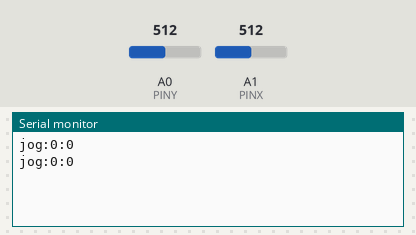
Bench run of a sketch on a simulated Arduino Uno, built with avr-gcc and run on an emulated ATmega328P. Parts: the last lines printed to the serial monitor. The inputs (shaded band) are chosen by the test bench; at power-on: A0 (PINY) = 512, A1 (PINX) = 512.

Above: at 1.2 s.
1.3 s: A0 (PINY) set to 716
At 1.48 s:
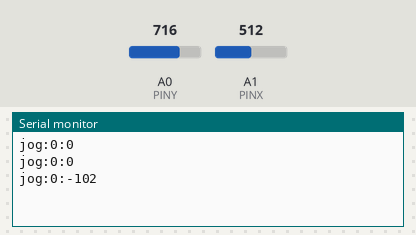
2.8 s: A1 (PINX) set to 716
At 2.88 s:
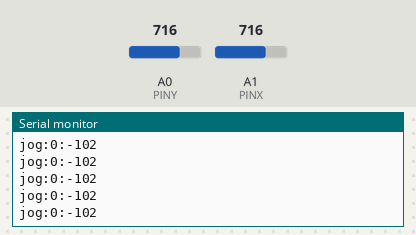
4.3 s: A0 (PINY) set to 900
At 4.49 s:
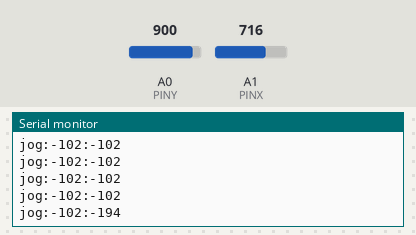
5.8 s: A1 (PINX) set to 900
At 5.9 s:
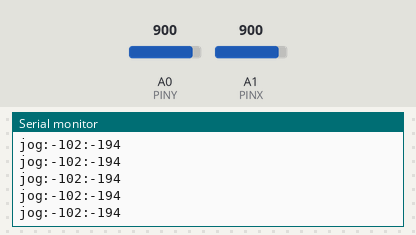
Timing chart, 0 to 8.3 s (numbered marks = the images above; inputs shaded):
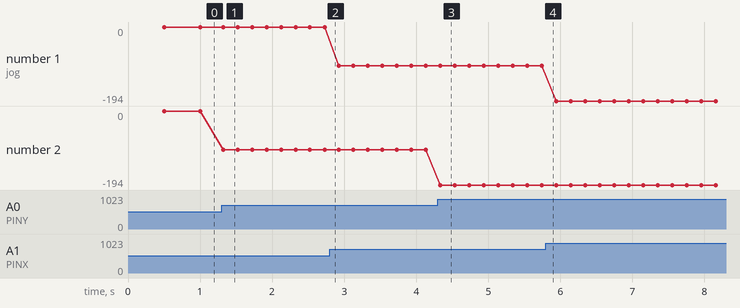

Measured:
- after the input at 1.3 s, the serial monitor: prints a new line at once (image 1)
- after the input at 4.3 s, the serial monitor: prints a new line at once (image 3)
- plotted number 2: 0 → -102 after the input at 1.3 s, -102 → -194 after the input at 4.3 s

The sketch:

jog.ino
```cpp
#define PINY A0
#define PINX A1


// id for json
char id[] = "jog";

// default delay for sending messages
int d;
int btn = 0;
int normalDelay = 200; // send jog position every x milliseconds
int sleepDelay = 0.5 * 1000; // send x=0 y=0 message every x seconds
int deepSleepDelay = 10 * 1000; // stop sending

// range for sensitivity
int range[] = {-16, 16};

int x;
int y;

// cycle trough analoRead
int c = 3;

// if in normal position use time counter
// to increase delay between messages
unsigned long sleepTime;
unsigned long lastCommand;
unsigned long lastSent;
boolean sleeping;


void setup() {

 Serial.begin(115200);
 sleeping = true;


}

void loop() {
  readInputs();
  checkInputs();
  checkSend();
}

void checkSend(){

  if (!sleeping){
    if (millis() - lastSent  > normalDelay){
          sendSerial();
          lastSent = millis();
    }
  }
}

void checkInputs(){

  if (x == 0 && y == 0){
      // we are in stand-by mode
      // waiting normalDelay before going in sleep mode
      if (sleeping == false){
          delay(50);
          sendSerial();

     }

     if (millis() - lastSent > deepSleepDelay){

          // do not send

     }
     else if ( millis() - lastCommand  > sleepDelay ){


          sendSerial();
          lastCommand = millis();

    }
    sleeping = true;
  }
  else{
      // we are getting movements
      if (sleeping == true){
          // delay to avoid firing only one axis when we are moving two
          delay(20);
          readInputs();
      }
      sleeping = false;
      lastCommand = millis();
  }
}

void readInputs(){

  y = analogRead(PINY);
  y = (512 - y) / 2;

  x = analogRead(PINX);
  x = (512 - x) / 2;

  if (x > range[0] && x < range[1]){
    x=0;
  }
  if (y > range[0] && y < range[1]){
    y=0;
  }

}
void sendSerial(){

  Serial.println("jog:"+String(x)+":"+String(y));

  // Serial.println( String("{\"Cmd\": \"Broadcast\", \"Msg\": {\"id\": ")+ String(id) + String(", \"x\": ") + String(x) + String(", \"y\": ")+ String(y) + String("}}"));
  // Serial.println( String("broadcast {\"id\": ")+ String(id) + String(", \"x\": ") + String(x) + String(", \"y\": ")+ String(y) + String("}"));
  // Serial.println( String("{\"id\": ")+ String(id) + String(", \"x\": ") + String(x) + String(", \"y\": ")+ String(y) + String("}"));
  // Serial.println("{x: "+ String(x) + ", y: "+ String(y) + "}");

}
```
